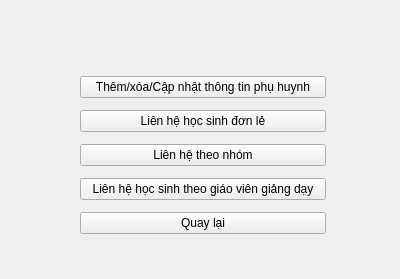
<?xml version="1.0" encoding="UTF-8"?>
<ui version="4.0">
 <class>M7_thongtinlienhephuhuynh</class>
 <widget class="QWidget" name="M7_thongtinlienhephuhuynh">
  <property name="geometry">
   <rect>
    <x>0</x>
    <y>0</y>
    <width>400</width>
    <height>279</height>
   </rect>
  </property>
  <property name="windowTitle">
   <string>Thông tin liên hệ phụ huynh trực tuyến</string>
  </property>
  <widget class="QWidget" name="">
   <property name="geometry">
    <rect>
     <x>80</x>
     <y>70</y>
     <width>246</width>
     <height>170</height>
    </rect>
   </property>
   <layout class="QVBoxLayout" name="verticalLayout">
    <item>
     <widget class="QPushButton" name="themxoacapnhat">
      <property name="text">
       <string>Thêm/xóa/Cập nhật thông tin phụ huynh</string>
      </property>
     </widget>
    </item>
    <item>
     <widget class="QPushButton" name="lhhsdonle">
      <property name="text">
       <string>Liên hệ học sinh đơn lẻ</string>
      </property>
     </widget>
    </item>
    <item>
     <widget class="QPushButton" name="lhhstheonhom">
      <property name="text">
       <string>Liên hệ theo nhóm</string>
      </property>
     </widget>
    </item>
    <item>
     <widget class="QPushButton" name="lhhstheogv">
      <property name="text">
       <string>Liên hệ học sinh theo giáo viên giảng dạy</string>
      </property>
     </widget>
    </item>
    <item>
     <widget class="QPushButton" name="quaylai">
      <property name="text">
       <string>Quay lại</string>
      </property>
     </widget>
    </item>
   </layout>
  </widget>
 </widget>
 <resources/>
 <connections/>
</ui>
